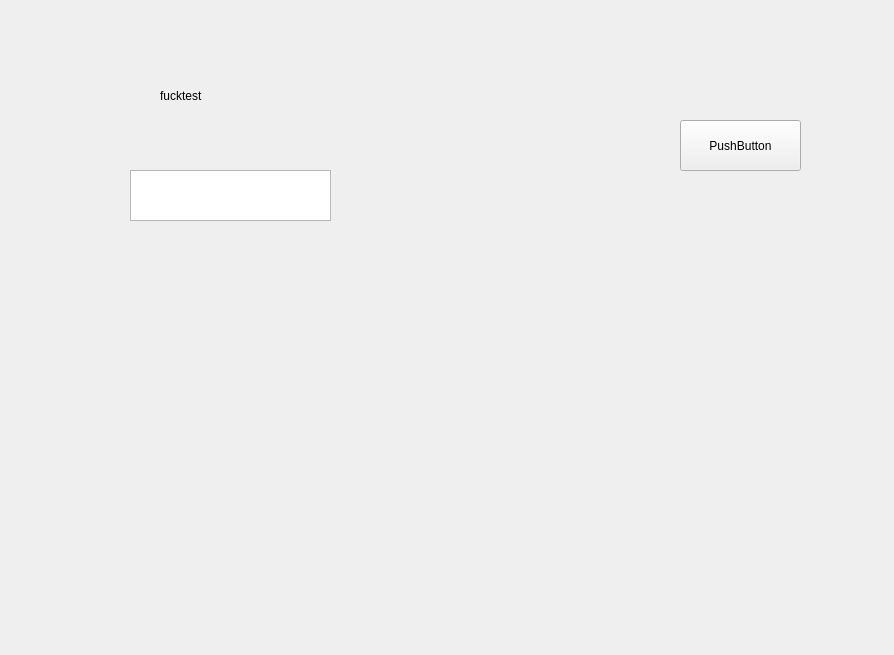
<?xml version="1.0" encoding="UTF-8"?>
<ui version="4.0">
 <class>Form</class>
 <widget class="QWidget" name="Form">
  <property name="geometry">
   <rect>
    <x>0</x>
    <y>0</y>
    <width>894</width>
    <height>655</height>
   </rect>
  </property>
  <property name="windowTitle">
   <string>Form</string>
  </property>
  <widget class="QPushButton" name="pushButton">
   <property name="geometry">
    <rect>
     <x>680</x>
     <y>120</y>
     <width>121</width>
     <height>51</height>
    </rect>
   </property>
   <property name="text">
    <string>PushButton</string>
   </property>
  </widget>
  <widget class="QLabel" name="mytest_label">
   <property name="geometry">
    <rect>
     <x>160</x>
     <y>80</y>
     <width>101</width>
     <height>31</height>
    </rect>
   </property>
   <property name="text">
    <string>fucktest</string>
   </property>
  </widget>
  <widget class="QTextEdit" name="mytest_textedit">
   <property name="geometry">
    <rect>
     <x>130</x>
     <y>170</y>
     <width>201</width>
     <height>51</height>
    </rect>
   </property>
  </widget>
 </widget>
 <resources/>
 <connections>
  <connection>
   <sender>pushButton</sender>
   <signal>clicked()</signal>
   <receiver>Form</receiver>
   <slot>my_fist_button_test()</slot>
   <hints>
    <hint type="sourcelabel">
     <x>697</x>
     <y>155</y>
    </hint>
    <hint type="destinationlabel">
     <x>665</x>
     <y>171</y>
    </hint>
   </hints>
  </connection>
 </connections>
 <slots>
  <slot>my_fist_button_test()</slot>
 </slots>
</ui>
